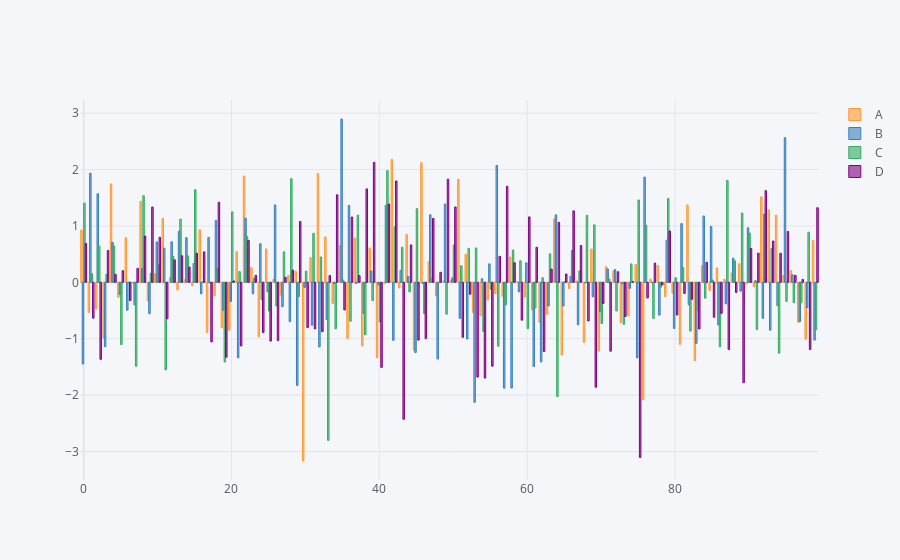

Source (notebook cell):
### Code cell
df.iplot(kind='bar') # just like that is not ok

# we need to do some aggregation above this
